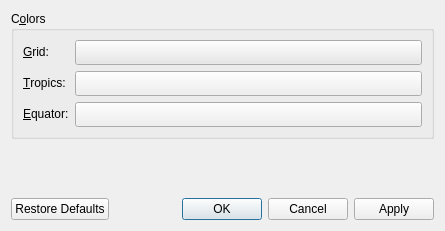
<?xml version="1.0" encoding="UTF-8"?>
<ui version="4.0">
 <class>GraticuleConfigWidget</class>
 <widget class="QDialog" name="GraticuleConfigWidget">
  <property name="geometry">
   <rect>
    <x>0</x>
    <y>0</y>
    <width>445</width>
    <height>231</height>
   </rect>
  </property>
  <property name="windowTitle">
   <string>Coordinate Grid Plugin</string>
  </property>
  <layout class="QVBoxLayout" name="verticalLayout">
   <item>
    <widget class="QGroupBox" name="groupBox">
     <property name="title">
      <string>C&amp;olors</string>
     </property>
     <layout class="QFormLayout" name="formLayout">
      <item row="0" column="0">
       <widget class="QLabel" name="label">
        <property name="palette">
         <palette>
          <active>
           <colorrole role="WindowText">
            <brush brushstyle="SolidPattern">
             <color alpha="255">
              <red>0</red>
              <green>0</green>
              <blue>0</blue>
             </color>
            </brush>
           </colorrole>
           <colorrole role="Button">
            <brush brushstyle="SolidPattern">
             <color alpha="255">
              <red>255</red>
              <green>255</green>
              <blue>255</blue>
             </color>
            </brush>
           </colorrole>
           <colorrole role="Light">
            <brush brushstyle="SolidPattern">
             <color alpha="255">
              <red>255</red>
              <green>255</green>
              <blue>255</blue>
             </color>
            </brush>
           </colorrole>
           <colorrole role="Midlight">
            <brush brushstyle="SolidPattern">
             <color alpha="255">
              <red>255</red>
              <green>255</green>
              <blue>255</blue>
             </color>
            </brush>
           </colorrole>
           <colorrole role="Dark">
            <brush brushstyle="SolidPattern">
             <color alpha="255">
              <red>127</red>
              <green>127</green>
              <blue>127</blue>
             </color>
            </brush>
           </colorrole>
           <colorrole role="Mid">
            <brush brushstyle="SolidPattern">
             <color alpha="255">
              <red>170</red>
              <green>170</green>
              <blue>170</blue>
             </color>
            </brush>
           </colorrole>
           <colorrole role="Text">
            <brush brushstyle="SolidPattern">
             <color alpha="255">
              <red>0</red>
              <green>0</green>
              <blue>0</blue>
             </color>
            </brush>
           </colorrole>
           <colorrole role="BrightText">
            <brush brushstyle="SolidPattern">
             <color alpha="255">
              <red>255</red>
              <green>255</green>
              <blue>255</blue>
             </color>
            </brush>
           </colorrole>
           <colorrole role="ButtonText">
            <brush brushstyle="SolidPattern">
             <color alpha="255">
              <red>0</red>
              <green>0</green>
              <blue>0</blue>
             </color>
            </brush>
           </colorrole>
           <colorrole role="Base">
            <brush brushstyle="SolidPattern">
             <color alpha="255">
              <red>255</red>
              <green>255</green>
              <blue>255</blue>
             </color>
            </brush>
           </colorrole>
           <colorrole role="Window">
            <brush brushstyle="SolidPattern">
             <color alpha="255">
              <red>255</red>
              <green>255</green>
              <blue>255</blue>
             </color>
            </brush>
           </colorrole>
           <colorrole role="Shadow">
            <brush brushstyle="SolidPattern">
             <color alpha="255">
              <red>0</red>
              <green>0</green>
              <blue>0</blue>
             </color>
            </brush>
           </colorrole>
           <colorrole role="AlternateBase">
            <brush brushstyle="SolidPattern">
             <color alpha="255">
              <red>255</red>
              <green>255</green>
              <blue>255</blue>
             </color>
            </brush>
           </colorrole>
           <colorrole role="ToolTipBase">
            <brush brushstyle="SolidPattern">
             <color alpha="255">
              <red>255</red>
              <green>255</green>
              <blue>220</blue>
             </color>
            </brush>
           </colorrole>
           <colorrole role="ToolTipText">
            <brush brushstyle="SolidPattern">
             <color alpha="255">
              <red>0</red>
              <green>0</green>
              <blue>0</blue>
             </color>
            </brush>
           </colorrole>
          </active>
          <inactive>
           <colorrole role="WindowText">
            <brush brushstyle="SolidPattern">
             <color alpha="255">
              <red>0</red>
              <green>0</green>
              <blue>0</blue>
             </color>
            </brush>
           </colorrole>
           <colorrole role="Button">
            <brush brushstyle="SolidPattern">
             <color alpha="255">
              <red>255</red>
              <green>255</green>
              <blue>255</blue>
             </color>
            </brush>
           </colorrole>
           <colorrole role="Light">
            <brush brushstyle="SolidPattern">
             <color alpha="255">
              <red>255</red>
              <green>255</green>
              <blue>255</blue>
             </color>
            </brush>
           </colorrole>
           <colorrole role="Midlight">
            <brush brushstyle="SolidPattern">
             <color alpha="255">
              <red>255</red>
              <green>255</green>
              <blue>255</blue>
             </color>
            </brush>
           </colorrole>
           <colorrole role="Dark">
            <brush brushstyle="SolidPattern">
             <color alpha="255">
              <red>127</red>
              <green>127</green>
              <blue>127</blue>
             </color>
            </brush>
           </colorrole>
           <colorrole role="Mid">
            <brush brushstyle="SolidPattern">
             <color alpha="255">
              <red>170</red>
              <green>170</green>
              <blue>170</blue>
             </color>
            </brush>
           </colorrole>
           <colorrole role="Text">
            <brush brushstyle="SolidPattern">
             <color alpha="255">
              <red>0</red>
              <green>0</green>
              <blue>0</blue>
             </color>
            </brush>
           </colorrole>
           <colorrole role="BrightText">
            <brush brushstyle="SolidPattern">
             <color alpha="255">
              <red>255</red>
              <green>255</green>
              <blue>255</blue>
             </color>
            </brush>
           </colorrole>
           <colorrole role="ButtonText">
            <brush brushstyle="SolidPattern">
             <color alpha="255">
              <red>0</red>
              <green>0</green>
              <blue>0</blue>
             </color>
            </brush>
           </colorrole>
           <colorrole role="Base">
            <brush brushstyle="SolidPattern">
             <color alpha="255">
              <red>255</red>
              <green>255</green>
              <blue>255</blue>
             </color>
            </brush>
           </colorrole>
           <colorrole role="Window">
            <brush brushstyle="SolidPattern">
             <color alpha="255">
              <red>255</red>
              <green>255</green>
              <blue>255</blue>
             </color>
            </brush>
           </colorrole>
           <colorrole role="Shadow">
            <brush brushstyle="SolidPattern">
             <color alpha="255">
              <red>0</red>
              <green>0</green>
              <blue>0</blue>
             </color>
            </brush>
           </colorrole>
           <colorrole role="AlternateBase">
            <brush brushstyle="SolidPattern">
             <color alpha="255">
              <red>255</red>
              <green>255</green>
              <blue>255</blue>
             </color>
            </brush>
           </colorrole>
           <colorrole role="ToolTipBase">
            <brush brushstyle="SolidPattern">
             <color alpha="255">
              <red>255</red>
              <green>255</green>
              <blue>220</blue>
             </color>
            </brush>
           </colorrole>
           <colorrole role="ToolTipText">
            <brush brushstyle="SolidPattern">
             <color alpha="255">
              <red>0</red>
              <green>0</green>
              <blue>0</blue>
             </color>
            </brush>
           </colorrole>
          </inactive>
          <disabled>
           <colorrole role="WindowText">
            <brush brushstyle="SolidPattern">
             <color alpha="255">
              <red>127</red>
              <green>127</green>
              <blue>127</blue>
             </color>
            </brush>
           </colorrole>
           <colorrole role="Button">
            <brush brushstyle="SolidPattern">
             <color alpha="255">
              <red>255</red>
              <green>255</green>
              <blue>255</blue>
             </color>
            </brush>
           </colorrole>
           <colorrole role="Light">
            <brush brushstyle="SolidPattern">
             <color alpha="255">
              <red>255</red>
              <green>255</green>
              <blue>255</blue>
             </color>
            </brush>
           </colorrole>
           <colorrole role="Midlight">
            <brush brushstyle="SolidPattern">
             <color alpha="255">
              <red>255</red>
              <green>255</green>
              <blue>255</blue>
             </color>
            </brush>
           </colorrole>
           <colorrole role="Dark">
            <brush brushstyle="SolidPattern">
             <color alpha="255">
              <red>127</red>
              <green>127</green>
              <blue>127</blue>
             </color>
            </brush>
           </colorrole>
           <colorrole role="Mid">
            <brush brushstyle="SolidPattern">
             <color alpha="255">
              <red>170</red>
              <green>170</green>
              <blue>170</blue>
             </color>
            </brush>
           </colorrole>
           <colorrole role="Text">
            <brush brushstyle="SolidPattern">
             <color alpha="255">
              <red>127</red>
              <green>127</green>
              <blue>127</blue>
             </color>
            </brush>
           </colorrole>
           <colorrole role="BrightText">
            <brush brushstyle="SolidPattern">
             <color alpha="255">
              <red>255</red>
              <green>255</green>
              <blue>255</blue>
             </color>
            </brush>
           </colorrole>
           <colorrole role="ButtonText">
            <brush brushstyle="SolidPattern">
             <color alpha="255">
              <red>127</red>
              <green>127</green>
              <blue>127</blue>
             </color>
            </brush>
           </colorrole>
           <colorrole role="Base">
            <brush brushstyle="SolidPattern">
             <color alpha="255">
              <red>255</red>
              <green>255</green>
              <blue>255</blue>
             </color>
            </brush>
           </colorrole>
           <colorrole role="Window">
            <brush brushstyle="SolidPattern">
             <color alpha="255">
              <red>255</red>
              <green>255</green>
              <blue>255</blue>
             </color>
            </brush>
           </colorrole>
           <colorrole role="Shadow">
            <brush brushstyle="SolidPattern">
             <color alpha="255">
              <red>0</red>
              <green>0</green>
              <blue>0</blue>
             </color>
            </brush>
           </colorrole>
           <colorrole role="AlternateBase">
            <brush brushstyle="SolidPattern">
             <color alpha="255">
              <red>255</red>
              <green>255</green>
              <blue>255</blue>
             </color>
            </brush>
           </colorrole>
           <colorrole role="ToolTipBase">
            <brush brushstyle="SolidPattern">
             <color alpha="255">
              <red>255</red>
              <green>255</green>
              <blue>220</blue>
             </color>
            </brush>
           </colorrole>
           <colorrole role="ToolTipText">
            <brush brushstyle="SolidPattern">
             <color alpha="255">
              <red>0</red>
              <green>0</green>
              <blue>0</blue>
             </color>
            </brush>
           </colorrole>
          </disabled>
         </palette>
        </property>
        <property name="text">
         <string>&amp;Grid:</string>
        </property>
        <property name="buddy">
         <cstring>gridPushButton</cstring>
        </property>
       </widget>
      </item>
      <item row="0" column="1">
       <widget class="QPushButton" name="gridPushButton">
        <property name="minimumSize">
         <size>
          <width>30</width>
          <height>25</height>
         </size>
        </property>
        <property name="palette">
         <palette>
          <active>
           <colorrole role="Button">
            <brush brushstyle="SolidPattern">
             <color alpha="255">
              <red>232</red>
              <green>231</green>
              <blue>230</blue>
             </color>
            </brush>
           </colorrole>
          </active>
          <inactive>
           <colorrole role="Button">
            <brush brushstyle="SolidPattern">
             <color alpha="255">
              <red>232</red>
              <green>231</green>
              <blue>230</blue>
             </color>
            </brush>
           </colorrole>
          </inactive>
          <disabled>
           <colorrole role="Button">
            <brush brushstyle="SolidPattern">
             <color alpha="255">
              <red>232</red>
              <green>231</green>
              <blue>230</blue>
             </color>
            </brush>
           </colorrole>
          </disabled>
         </palette>
        </property>
        <property name="toolTip">
         <string>Color of the coordinate grid.</string>
        </property>
        <property name="text">
         <string/>
        </property>
       </widget>
      </item>
      <item row="1" column="0">
       <widget class="QLabel" name="label_2">
        <property name="palette">
         <palette>
          <active>
           <colorrole role="WindowText">
            <brush brushstyle="SolidPattern">
             <color alpha="255">
              <red>0</red>
              <green>0</green>
              <blue>0</blue>
             </color>
            </brush>
           </colorrole>
           <colorrole role="Button">
            <brush brushstyle="SolidPattern">
             <color alpha="255">
              <red>255</red>
              <green>255</green>
              <blue>255</blue>
             </color>
            </brush>
           </colorrole>
           <colorrole role="Light">
            <brush brushstyle="SolidPattern">
             <color alpha="255">
              <red>255</red>
              <green>255</green>
              <blue>255</blue>
             </color>
            </brush>
           </colorrole>
           <colorrole role="Midlight">
            <brush brushstyle="SolidPattern">
             <color alpha="255">
              <red>255</red>
              <green>255</green>
              <blue>255</blue>
             </color>
            </brush>
           </colorrole>
           <colorrole role="Dark">
            <brush brushstyle="SolidPattern">
             <color alpha="255">
              <red>127</red>
              <green>127</green>
              <blue>127</blue>
             </color>
            </brush>
           </colorrole>
           <colorrole role="Mid">
            <brush brushstyle="SolidPattern">
             <color alpha="255">
              <red>170</red>
              <green>170</green>
              <blue>170</blue>
             </color>
            </brush>
           </colorrole>
           <colorrole role="Text">
            <brush brushstyle="SolidPattern">
             <color alpha="255">
              <red>0</red>
              <green>0</green>
              <blue>0</blue>
             </color>
            </brush>
           </colorrole>
           <colorrole role="BrightText">
            <brush brushstyle="SolidPattern">
             <color alpha="255">
              <red>255</red>
              <green>255</green>
              <blue>255</blue>
             </color>
            </brush>
           </colorrole>
           <colorrole role="ButtonText">
            <brush brushstyle="SolidPattern">
             <color alpha="255">
              <red>0</red>
              <green>0</green>
              <blue>0</blue>
             </color>
            </brush>
           </colorrole>
           <colorrole role="Base">
            <brush brushstyle="SolidPattern">
             <color alpha="255">
              <red>255</red>
              <green>255</green>
              <blue>255</blue>
             </color>
            </brush>
           </colorrole>
           <colorrole role="Window">
            <brush brushstyle="SolidPattern">
             <color alpha="255">
              <red>255</red>
              <green>255</green>
              <blue>255</blue>
             </color>
            </brush>
           </colorrole>
           <colorrole role="Shadow">
            <brush brushstyle="SolidPattern">
             <color alpha="255">
              <red>0</red>
              <green>0</green>
              <blue>0</blue>
             </color>
            </brush>
           </colorrole>
           <colorrole role="AlternateBase">
            <brush brushstyle="SolidPattern">
             <color alpha="255">
              <red>255</red>
              <green>255</green>
              <blue>255</blue>
             </color>
            </brush>
           </colorrole>
           <colorrole role="ToolTipBase">
            <brush brushstyle="SolidPattern">
             <color alpha="255">
              <red>255</red>
              <green>255</green>
              <blue>220</blue>
             </color>
            </brush>
           </colorrole>
           <colorrole role="ToolTipText">
            <brush brushstyle="SolidPattern">
             <color alpha="255">
              <red>0</red>
              <green>0</green>
              <blue>0</blue>
             </color>
            </brush>
           </colorrole>
          </active>
          <inactive>
           <colorrole role="WindowText">
            <brush brushstyle="SolidPattern">
             <color alpha="255">
              <red>0</red>
              <green>0</green>
              <blue>0</blue>
             </color>
            </brush>
           </colorrole>
           <colorrole role="Button">
            <brush brushstyle="SolidPattern">
             <color alpha="255">
              <red>255</red>
              <green>255</green>
              <blue>255</blue>
             </color>
            </brush>
           </colorrole>
           <colorrole role="Light">
            <brush brushstyle="SolidPattern">
             <color alpha="255">
              <red>255</red>
              <green>255</green>
              <blue>255</blue>
             </color>
            </brush>
           </colorrole>
           <colorrole role="Midlight">
            <brush brushstyle="SolidPattern">
             <color alpha="255">
              <red>255</red>
              <green>255</green>
              <blue>255</blue>
             </color>
            </brush>
           </colorrole>
           <colorrole role="Dark">
            <brush brushstyle="SolidPattern">
             <color alpha="255">
              <red>127</red>
              <green>127</green>
              <blue>127</blue>
             </color>
            </brush>
           </colorrole>
           <colorrole role="Mid">
            <brush brushstyle="SolidPattern">
             <color alpha="255">
              <red>170</red>
              <green>170</green>
              <blue>170</blue>
             </color>
            </brush>
           </colorrole>
           <colorrole role="Text">
            <brush brushstyle="SolidPattern">
             <color alpha="255">
              <red>0</red>
              <green>0</green>
              <blue>0</blue>
             </color>
            </brush>
           </colorrole>
           <colorrole role="BrightText">
            <brush brushstyle="SolidPattern">
             <color alpha="255">
              <red>255</red>
              <green>255</green>
              <blue>255</blue>
             </color>
            </brush>
           </colorrole>
           <colorrole role="ButtonText">
            <brush brushstyle="SolidPattern">
             <color alpha="255">
              <red>0</red>
              <green>0</green>
              <blue>0</blue>
             </color>
            </brush>
           </colorrole>
           <colorrole role="Base">
            <brush brushstyle="SolidPattern">
             <color alpha="255">
              <red>255</red>
              <green>255</green>
              <blue>255</blue>
             </color>
            </brush>
           </colorrole>
           <colorrole role="Window">
            <brush brushstyle="SolidPattern">
             <color alpha="255">
              <red>255</red>
              <green>255</green>
              <blue>255</blue>
             </color>
            </brush>
           </colorrole>
           <colorrole role="Shadow">
            <brush brushstyle="SolidPattern">
             <color alpha="255">
              <red>0</red>
              <green>0</green>
              <blue>0</blue>
             </color>
            </brush>
           </colorrole>
           <colorrole role="AlternateBase">
            <brush brushstyle="SolidPattern">
             <color alpha="255">
              <red>255</red>
              <green>255</green>
              <blue>255</blue>
             </color>
            </brush>
           </colorrole>
           <colorrole role="ToolTipBase">
            <brush brushstyle="SolidPattern">
             <color alpha="255">
              <red>255</red>
              <green>255</green>
              <blue>220</blue>
             </color>
            </brush>
           </colorrole>
           <colorrole role="ToolTipText">
            <brush brushstyle="SolidPattern">
             <color alpha="255">
              <red>0</red>
              <green>0</green>
              <blue>0</blue>
             </color>
            </brush>
           </colorrole>
          </inactive>
          <disabled>
           <colorrole role="WindowText">
            <brush brushstyle="SolidPattern">
             <color alpha="255">
              <red>127</red>
              <green>127</green>
              <blue>127</blue>
             </color>
            </brush>
           </colorrole>
           <colorrole role="Button">
            <brush brushstyle="SolidPattern">
             <color alpha="255">
              <red>255</red>
              <green>255</green>
              <blue>255</blue>
             </color>
            </brush>
           </colorrole>
           <colorrole role="Light">
            <brush brushstyle="SolidPattern">
             <color alpha="255">
              <red>255</red>
              <green>255</green>
              <blue>255</blue>
             </color>
            </brush>
           </colorrole>
           <colorrole role="Midlight">
            <brush brushstyle="SolidPattern">
             <color alpha="255">
              <red>255</red>
              <green>255</green>
              <blue>255</blue>
             </color>
            </brush>
           </colorrole>
           <colorrole role="Dark">
            <brush brushstyle="SolidPattern">
             <color alpha="255">
              <red>127</red>
              <green>127</green>
              <blue>127</blue>
             </color>
            </brush>
           </colorrole>
           <colorrole role="Mid">
            <brush brushstyle="SolidPattern">
             <color alpha="255">
              <red>170</red>
              <green>170</green>
              <blue>170</blue>
             </color>
            </brush>
           </colorrole>
           <colorrole role="Text">
            <brush brushstyle="SolidPattern">
             <color alpha="255">
              <red>127</red>
              <green>127</green>
              <blue>127</blue>
             </color>
            </brush>
           </colorrole>
           <colorrole role="BrightText">
            <brush brushstyle="SolidPattern">
             <color alpha="255">
              <red>255</red>
              <green>255</green>
              <blue>255</blue>
             </color>
            </brush>
           </colorrole>
           <colorrole role="ButtonText">
            <brush brushstyle="SolidPattern">
             <color alpha="255">
              <red>127</red>
              <green>127</green>
              <blue>127</blue>
             </color>
            </brush>
           </colorrole>
           <colorrole role="Base">
            <brush brushstyle="SolidPattern">
             <color alpha="255">
              <red>255</red>
              <green>255</green>
              <blue>255</blue>
             </color>
            </brush>
           </colorrole>
           <colorrole role="Window">
            <brush brushstyle="SolidPattern">
             <color alpha="255">
              <red>255</red>
              <green>255</green>
              <blue>255</blue>
             </color>
            </brush>
           </colorrole>
           <colorrole role="Shadow">
            <brush brushstyle="SolidPattern">
             <color alpha="255">
              <red>0</red>
              <green>0</green>
              <blue>0</blue>
             </color>
            </brush>
           </colorrole>
           <colorrole role="AlternateBase">
            <brush brushstyle="SolidPattern">
             <color alpha="255">
              <red>255</red>
              <green>255</green>
              <blue>255</blue>
             </color>
            </brush>
           </colorrole>
           <colorrole role="ToolTipBase">
            <brush brushstyle="SolidPattern">
             <color alpha="255">
              <red>255</red>
              <green>255</green>
              <blue>220</blue>
             </color>
            </brush>
           </colorrole>
           <colorrole role="ToolTipText">
            <brush brushstyle="SolidPattern">
             <color alpha="255">
              <red>0</red>
              <green>0</green>
              <blue>0</blue>
             </color>
            </brush>
           </colorrole>
          </disabled>
         </palette>
        </property>
        <property name="text">
         <string>&amp;Tropics:</string>
        </property>
        <property name="buddy">
         <cstring>tropicsPushButton</cstring>
        </property>
       </widget>
      </item>
      <item row="1" column="1">
       <widget class="QPushButton" name="tropicsPushButton">
        <property name="minimumSize">
         <size>
          <width>30</width>
          <height>25</height>
         </size>
        </property>
        <property name="toolTip">
         <string>Color of the tropical circles.</string>
        </property>
        <property name="text">
         <string/>
        </property>
       </widget>
      </item>
      <item row="2" column="0">
       <widget class="QLabel" name="label_3">
        <property name="palette">
         <palette>
          <active>
           <colorrole role="WindowText">
            <brush brushstyle="SolidPattern">
             <color alpha="255">
              <red>0</red>
              <green>0</green>
              <blue>0</blue>
             </color>
            </brush>
           </colorrole>
           <colorrole role="Button">
            <brush brushstyle="SolidPattern">
             <color alpha="255">
              <red>255</red>
              <green>255</green>
              <blue>255</blue>
             </color>
            </brush>
           </colorrole>
           <colorrole role="Light">
            <brush brushstyle="SolidPattern">
             <color alpha="255">
              <red>255</red>
              <green>255</green>
              <blue>255</blue>
             </color>
            </brush>
           </colorrole>
           <colorrole role="Midlight">
            <brush brushstyle="SolidPattern">
             <color alpha="255">
              <red>255</red>
              <green>255</green>
              <blue>255</blue>
             </color>
            </brush>
           </colorrole>
           <colorrole role="Dark">
            <brush brushstyle="SolidPattern">
             <color alpha="255">
              <red>127</red>
              <green>127</green>
              <blue>127</blue>
             </color>
            </brush>
           </colorrole>
           <colorrole role="Mid">
            <brush brushstyle="SolidPattern">
             <color alpha="255">
              <red>170</red>
              <green>170</green>
              <blue>170</blue>
             </color>
            </brush>
           </colorrole>
           <colorrole role="Text">
            <brush brushstyle="SolidPattern">
             <color alpha="255">
              <red>0</red>
              <green>0</green>
              <blue>0</blue>
             </color>
            </brush>
           </colorrole>
           <colorrole role="BrightText">
            <brush brushstyle="SolidPattern">
             <color alpha="255">
              <red>255</red>
              <green>255</green>
              <blue>255</blue>
             </color>
            </brush>
           </colorrole>
           <colorrole role="ButtonText">
            <brush brushstyle="SolidPattern">
             <color alpha="255">
              <red>0</red>
              <green>0</green>
              <blue>0</blue>
             </color>
            </brush>
           </colorrole>
           <colorrole role="Base">
            <brush brushstyle="SolidPattern">
             <color alpha="255">
              <red>255</red>
              <green>255</green>
              <blue>255</blue>
             </color>
            </brush>
           </colorrole>
           <colorrole role="Window">
            <brush brushstyle="SolidPattern">
             <color alpha="255">
              <red>255</red>
              <green>255</green>
              <blue>255</blue>
             </color>
            </brush>
           </colorrole>
           <colorrole role="Shadow">
            <brush brushstyle="SolidPattern">
             <color alpha="255">
              <red>0</red>
              <green>0</green>
              <blue>0</blue>
             </color>
            </brush>
           </colorrole>
           <colorrole role="AlternateBase">
            <brush brushstyle="SolidPattern">
             <color alpha="255">
              <red>255</red>
              <green>255</green>
              <blue>255</blue>
             </color>
            </brush>
           </colorrole>
           <colorrole role="ToolTipBase">
            <brush brushstyle="SolidPattern">
             <color alpha="255">
              <red>255</red>
              <green>255</green>
              <blue>220</blue>
             </color>
            </brush>
           </colorrole>
           <colorrole role="ToolTipText">
            <brush brushstyle="SolidPattern">
             <color alpha="255">
              <red>0</red>
              <green>0</green>
              <blue>0</blue>
             </color>
            </brush>
           </colorrole>
          </active>
          <inactive>
           <colorrole role="WindowText">
            <brush brushstyle="SolidPattern">
             <color alpha="255">
              <red>0</red>
              <green>0</green>
              <blue>0</blue>
             </color>
            </brush>
           </colorrole>
           <colorrole role="Button">
            <brush brushstyle="SolidPattern">
             <color alpha="255">
              <red>255</red>
              <green>255</green>
              <blue>255</blue>
             </color>
            </brush>
           </colorrole>
           <colorrole role="Light">
            <brush brushstyle="SolidPattern">
             <color alpha="255">
              <red>255</red>
              <green>255</green>
              <blue>255</blue>
             </color>
            </brush>
           </colorrole>
           <colorrole role="Midlight">
            <brush brushstyle="SolidPattern">
             <color alpha="255">
              <red>255</red>
              <green>255</green>
              <blue>255</blue>
             </color>
            </brush>
           </colorrole>
           <colorrole role="Dark">
            <brush brushstyle="SolidPattern">
             <color alpha="255">
              <red>127</red>
              <green>127</green>
              <blue>127</blue>
             </color>
            </brush>
           </colorrole>
           <colorrole role="Mid">
            <brush brushstyle="SolidPattern">
             <color alpha="255">
              <red>170</red>
              <green>170</green>
              <blue>170</blue>
             </color>
            </brush>
           </colorrole>
           <colorrole role="Text">
            <brush brushstyle="SolidPattern">
             <color alpha="255">
              <red>0</red>
              <green>0</green>
              <blue>0</blue>
             </color>
            </brush>
           </colorrole>
           <colorrole role="BrightText">
            <brush brushstyle="SolidPattern">
             <color alpha="255">
              <red>255</red>
              <green>255</green>
              <blue>255</blue>
             </color>
            </brush>
           </colorrole>
           <colorrole role="ButtonText">
            <brush brushstyle="SolidPattern">
             <color alpha="255">
              <red>0</red>
              <green>0</green>
              <blue>0</blue>
             </color>
            </brush>
           </colorrole>
           <colorrole role="Base">
            <brush brushstyle="SolidPattern">
             <color alpha="255">
              <red>255</red>
              <green>255</green>
              <blue>255</blue>
             </color>
            </brush>
           </colorrole>
           <colorrole role="Window">
            <brush brushstyle="SolidPattern">
             <color alpha="255">
              <red>255</red>
              <green>255</green>
              <blue>255</blue>
             </color>
            </brush>
           </colorrole>
           <colorrole role="Shadow">
            <brush brushstyle="SolidPattern">
             <color alpha="255">
              <red>0</red>
              <green>0</green>
              <blue>0</blue>
             </color>
            </brush>
           </colorrole>
           <colorrole role="AlternateBase">
            <brush brushstyle="SolidPattern">
             <color alpha="255">
              <red>255</red>
              <green>255</green>
              <blue>255</blue>
             </color>
            </brush>
           </colorrole>
           <colorrole role="ToolTipBase">
            <brush brushstyle="SolidPattern">
             <color alpha="255">
              <red>255</red>
              <green>255</green>
              <blue>220</blue>
             </color>
            </brush>
           </colorrole>
           <colorrole role="ToolTipText">
            <brush brushstyle="SolidPattern">
             <color alpha="255">
              <red>0</red>
              <green>0</green>
              <blue>0</blue>
             </color>
            </brush>
           </colorrole>
          </inactive>
          <disabled>
           <colorrole role="WindowText">
            <brush brushstyle="SolidPattern">
             <color alpha="255">
              <red>127</red>
              <green>127</green>
              <blue>127</blue>
             </color>
            </brush>
           </colorrole>
           <colorrole role="Button">
            <brush brushstyle="SolidPattern">
             <color alpha="255">
              <red>255</red>
              <green>255</green>
              <blue>255</blue>
             </color>
            </brush>
           </colorrole>
           <colorrole role="Light">
            <brush brushstyle="SolidPattern">
             <color alpha="255">
              <red>255</red>
              <green>255</green>
              <blue>255</blue>
             </color>
            </brush>
           </colorrole>
           <colorrole role="Midlight">
            <brush brushstyle="SolidPattern">
             <color alpha="255">
              <red>255</red>
              <green>255</green>
              <blue>255</blue>
             </color>
            </brush>
           </colorrole>
           <colorrole role="Dark">
            <brush brushstyle="SolidPattern">
             <color alpha="255">
              <red>127</red>
              <green>127</green>
              <blue>127</blue>
             </color>
            </brush>
           </colorrole>
           <colorrole role="Mid">
            <brush brushstyle="SolidPattern">
             <color alpha="255">
              <red>170</red>
              <green>170</green>
              <blue>170</blue>
             </color>
            </brush>
           </colorrole>
           <colorrole role="Text">
            <brush brushstyle="SolidPattern">
             <color alpha="255">
              <red>127</red>
              <green>127</green>
              <blue>127</blue>
             </color>
            </brush>
           </colorrole>
           <colorrole role="BrightText">
            <brush brushstyle="SolidPattern">
             <color alpha="255">
              <red>255</red>
              <green>255</green>
              <blue>255</blue>
             </color>
            </brush>
           </colorrole>
           <colorrole role="ButtonText">
            <brush brushstyle="SolidPattern">
             <color alpha="255">
              <red>127</red>
              <green>127</green>
              <blue>127</blue>
             </color>
            </brush>
           </colorrole>
           <colorrole role="Base">
            <brush brushstyle="SolidPattern">
             <color alpha="255">
              <red>255</red>
              <green>255</green>
              <blue>255</blue>
             </color>
            </brush>
           </colorrole>
           <colorrole role="Window">
            <brush brushstyle="SolidPattern">
             <color alpha="255">
              <red>255</red>
              <green>255</green>
              <blue>255</blue>
             </color>
            </brush>
           </colorrole>
           <colorrole role="Shadow">
            <brush brushstyle="SolidPattern">
             <color alpha="255">
              <red>0</red>
              <green>0</green>
              <blue>0</blue>
             </color>
            </brush>
           </colorrole>
           <colorrole role="AlternateBase">
            <brush brushstyle="SolidPattern">
             <color alpha="255">
              <red>255</red>
              <green>255</green>
              <blue>255</blue>
             </color>
            </brush>
           </colorrole>
           <colorrole role="ToolTipBase">
            <brush brushstyle="SolidPattern">
             <color alpha="255">
              <red>255</red>
              <green>255</green>
              <blue>220</blue>
             </color>
            </brush>
           </colorrole>
           <colorrole role="ToolTipText">
            <brush brushstyle="SolidPattern">
             <color alpha="255">
              <red>0</red>
              <green>0</green>
              <blue>0</blue>
             </color>
            </brush>
           </colorrole>
          </disabled>
         </palette>
        </property>
        <property name="text">
         <string>&amp;Equator:</string>
        </property>
        <property name="buddy">
         <cstring>equatorPushButton</cstring>
        </property>
       </widget>
      </item>
      <item row="2" column="1">
       <widget class="QPushButton" name="equatorPushButton">
        <property name="minimumSize">
         <size>
          <width>30</width>
          <height>25</height>
         </size>
        </property>
        <property name="toolTip">
         <string>Color of the equator.</string>
        </property>
        <property name="text">
         <string/>
        </property>
       </widget>
      </item>
     </layout>
    </widget>
   </item>
   <item>
    <spacer name="verticalSpacer">
     <property name="orientation">
      <enum>Qt::Vertical</enum>
     </property>
     <property name="sizeHint" stdset="0">
      <size>
       <width>20</width>
       <height>94</height>
      </size>
     </property>
    </spacer>
   </item>
   <item>
    <widget class="QDialogButtonBox" name="m_buttonBox">
     <property name="orientation">
      <enum>Qt::Horizontal</enum>
     </property>
     <property name="standardButtons">
      <set>QDialogButtonBox::Apply|QDialogButtonBox::Cancel|QDialogButtonBox::Ok|QDialogButtonBox::RestoreDefaults</set>
     </property>
     <property name="centerButtons">
      <bool>false</bool>
     </property>
    </widget>
   </item>
  </layout>
 </widget>
 <resources/>
 <connections>
  <connection>
   <sender>m_buttonBox</sender>
   <signal>accepted()</signal>
   <receiver>GraticuleConfigWidget</receiver>
   <slot>accept()</slot>
   <hints>
    <hint type="sourcelabel">
     <x>248</x>
     <y>254</y>
    </hint>
    <hint type="destinationlabel">
     <x>157</x>
     <y>274</y>
    </hint>
   </hints>
  </connection>
  <connection>
   <sender>m_buttonBox</sender>
   <signal>rejected()</signal>
   <receiver>GraticuleConfigWidget</receiver>
   <slot>reject()</slot>
   <hints>
    <hint type="sourcelabel">
     <x>316</x>
     <y>260</y>
    </hint>
    <hint type="destinationlabel">
     <x>286</x>
     <y>274</y>
    </hint>
   </hints>
  </connection>
 </connections>
</ui>
